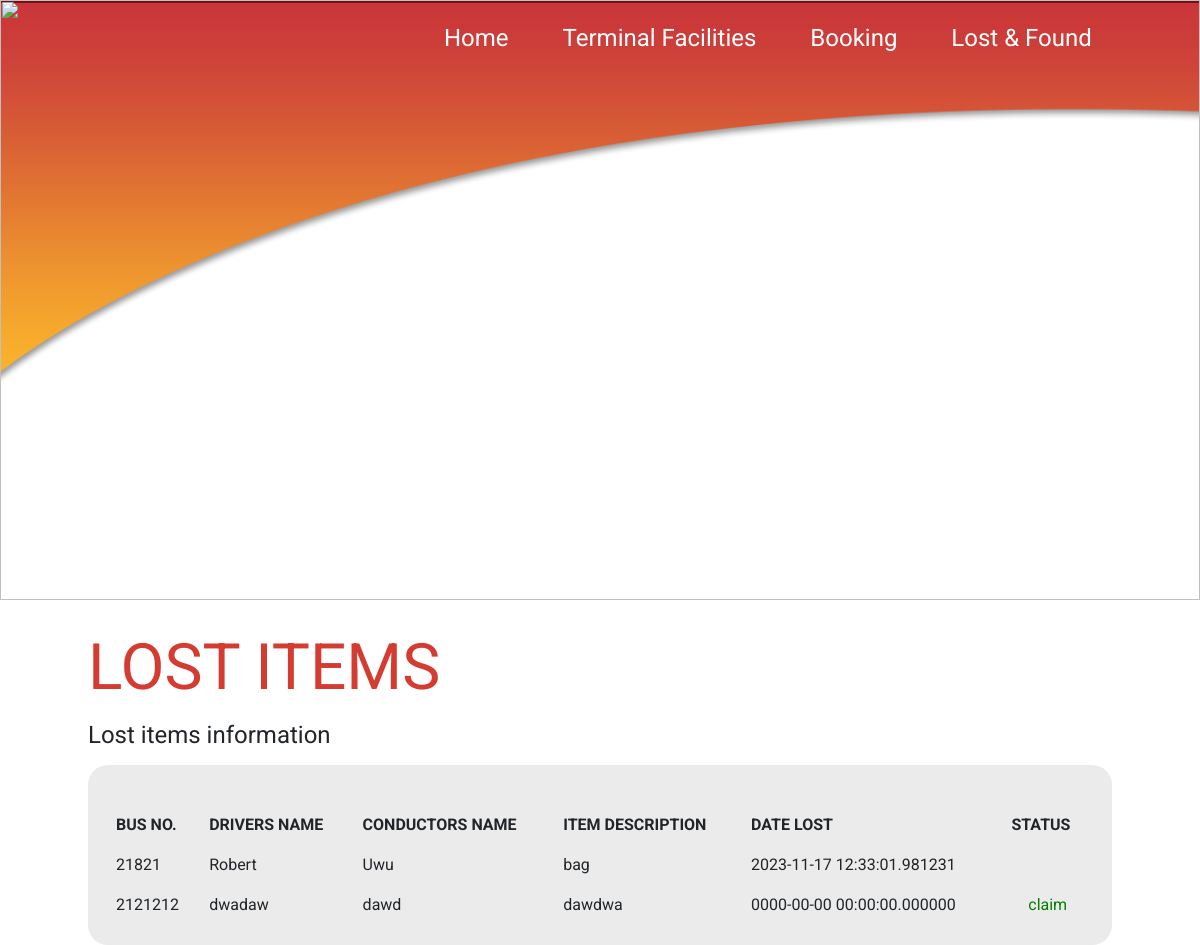
Page /User/lostItem.php on the committed database.
### tables this page shows
CREATE TABLE `lost_tb` (
  `id` int(50) NOT NULL,
  `bus_no` int(50) NOT NULL,
  `drivers_name` varchar(100) NOT NULL,
  `conductors_name` varchar(100) NOT NULL,
  `item` varchar(100) NOT NULL,
  `date` timestamp(6) NOT NULL DEFAULT current_timestamp(6) ON UPDATE current_timestamp(6),
  `status` varchar(50) NOT NULL
);

### User/Table/Table-lostItem.php (the view, shortened to what this page needs)
<table>
            <thead>
        <tr>
            <th scope="col">BUS NO.</th>
            <th scope="col">DRIVERS NAME</th>
            <th scope="col">CONDUCTORS NAME</th>
            <th scope="col">ITEM DESCRIPTION</th>
            <th scope="col">DATE LOST</th>
            <th scope="col">STATUS</th>
        </tr>
            </thead>
                <tbody>
                    <?php
                    include 'TABLE-Connection.php';
                        $sql = "SELECT *FROM lost_tb";
                        $result = mysqli_query($conn,$sql);
                       while($row = mysqli_fetch_assoc($result)) {
                        $statusClass = ($row['status'] == 'claim') ? 'claim-status-claim' : 'claim-status-unclaim';
                        $bus_no = $row['bus_no'];
                        $dname = $row['drivers_name'];
                        $cname = $row['conductors_name'];
                        $item = $row['item'];
                        $date = $row['date'];
                        echo '
                        <tr>
                    <td>'.$bus_no.'</td>
                    <td>'.$dname.'</td>
                    <td>'.$cname.'</td>
                    <td>'.$item.'</td>
                    <td>'.$date.'</td>
                    <td class="' . $statusClass . '">' . $row['status'] . '</td>
                    </tr>
                        ';
                       }
                    ?>
                </tbody>
</table>

### User/CSS/STYLE-lost.css (style rules this page uses)
table { border-collapse: collapse; width: 100%; margin-top: 20px; border-radius: 20px; }
table, th, td { padding: 8px; text-align: left; }

### User/Table/Table-lostItem.php (style rules this page uses)
.claim-status-claim { color: green; font-family: 'Roboto'; border-radius: 10px; align-items: center; text-align: center; font-size: bold; }
.claim-status-unclaim { color: red; border-radius: 10px; text-align: center; }

### rows in the picture
lost_tb: bus_no "21821", drivers_name "Robert", conductors_name "Uwu", item "bag", date "2023-11-17 12:33:01.981231"
lost_tb: bus_no "2121212", drivers_name "dwadaw", conductors_name "dawd", item "dawdwa", date "0000-00-00 00:00:00.000000", status "claim"
